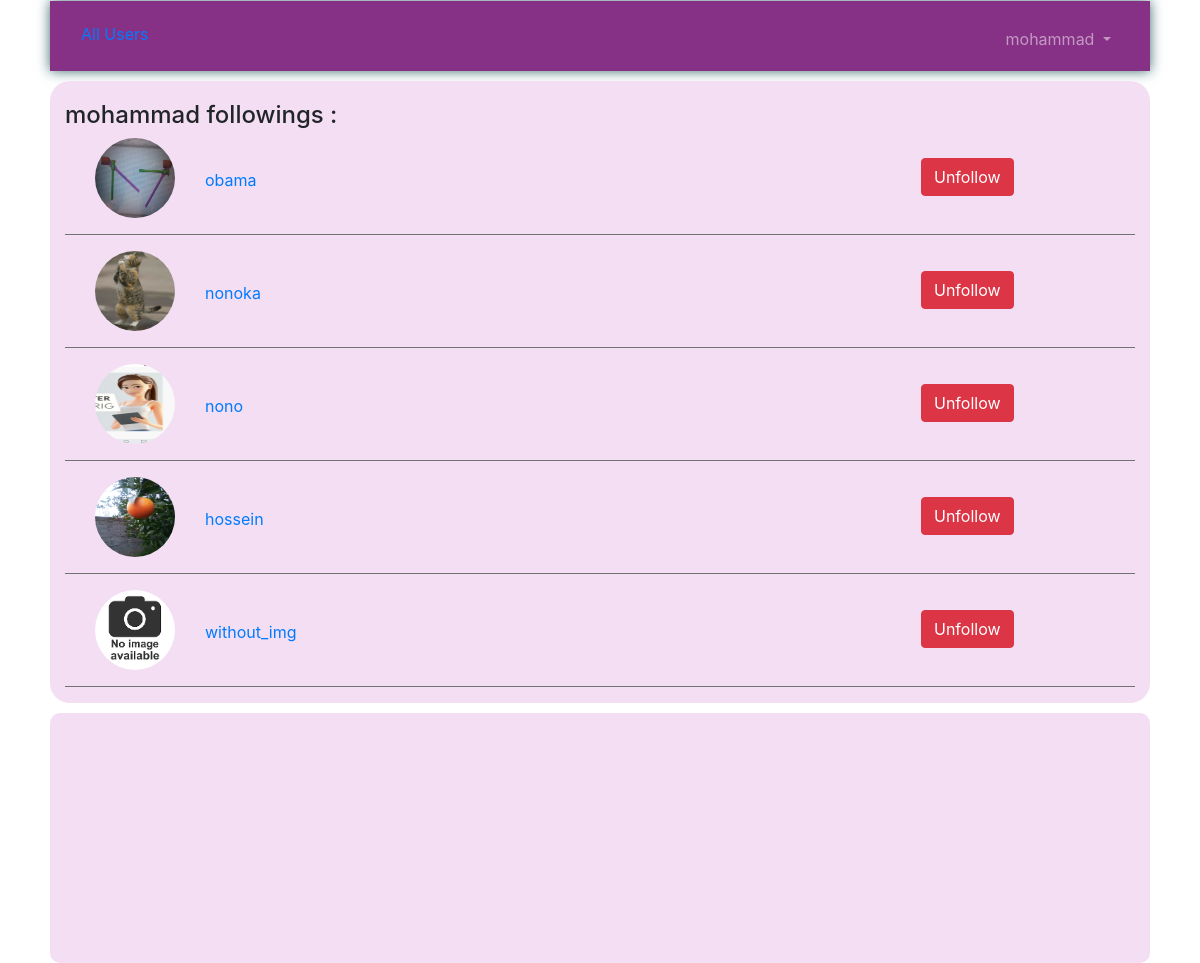
The page /users/followerings/1/following/ (signed in) on the database its author committed.
### account/models.py (models this page shows, shortened)
class UserProf(AbstractUser):
    is_public     = models.BooleanField(default = True)
    prof_image    = models.ImageField(upload_to = 'static/images_prof', default = 'images/image_not_found.jpg')   # if add blank=True and null=True, a checkbox called clear is appear in form.
    biography     = models.TextField()
    last_logedout = models.DateTimeField(blank= True, null = True)
    def get_absolute_url(self):
        return reverse('account:user_profile', args=[self.id])

### account/views.py (the view)
# urls.py: path('followerings/<int:id>/<str:identifier>/', followerings, name='followerings'),
@login_required
def followerings(request, id, identifier=None):
    if request.method=='POST':
        obj = get_object_or_404(UserProf, id=id, is_active=True)
        req = request.POST.get('req')
        if req == 'remove':
            Contact.objects.get(user_from = obj, user_to = request.user).delete()
            return HttpResponseRedirect(reverse('account:followerings', kwargs={'id': request.user.id, 'identifier': 'followers'}))
        elif req == 'unfollow':
            Contact.objects.get(user_from = request.user, user_to = obj).delete()
            return HttpResponseRedirect(reverse('account:followerings', kwargs={'id': request.user.id, 'identifier': 'following'}))
    else:
        obj = UserProf.objects.get(id = id)
        if identifier=='followers':
            return render(request, 'account/followerings.html', {'obj': obj, 'req': 'followers'})
        elif identifier=='following':
            return render(request, 'account/followerings.html', {'obj': obj, 'req': 'following'})

### account/templates/account/followerings.html (shortened to what this page needs)
{% extends 'base.html' %}
{% load static %}
{% block content %}
			<div style="background-color: ; width: 100%; height: auto; margin-top: 20px">
				{% if req == 'following' %}
				<h4>{{obj.username}} followings :</h4>
					{% for req in obj.following.all %}
							<img src="{% if req.prof_image %}{{req.prof_image.url}}{% else %}{% static 'images/image_not_found.jpg' %}{% endif %}"
										style="width: 80px; height: 80px; border-radius: 40px; float: left; margin-left: 30px; ">
							<div style="float: left; width: 20%; background-color: ; margin: 30px auto auto 30px">
								<a href="{{req.get_absolute_url}}" >{{req.username}}</a>
							</div>
							<div style="float: right; width: 20%; background-color: ">
								{% if request.user == obj %}
									<form method="post" action="{% url 'account:followerings' req.id 'unfollow' %}" style="margin-top: 20px">
										<input type="submit" class="btn btn-danger" value="Unfollow" name="rem" >
									</form>
								{% endif %}
							</div>
							<div style="float: left; width: 100%"><hr size=5 noshade></div>
					{% endfor %}
				{% endif %}
			</div>
{% endblock content %}

### new_site_3/templates/navbar.html (shortened to what this page needs)
{% load static %}
{% block script %}
			<link rel="stylesheet" href="{% static 'css/bootstrap.min.css' %}">
{% endblock %}
<nav class="navbar navbar-expand-xl navbar-dark  mb-1" >
				<a href="{% url 'account:users_list' %}"> All Users </a>
				<div class="collapse navbar-collapse" id="navbarCollapse" style="margin-top: 10px">
					{% if user.is_authenticated %}
						<ul class="navbar-nav ml-auto">
							<li class="nav-item">
								<a class="nav-link dropdown-toggle" href="#" id="userMenu" data-toggle="dropdown" aria-haspopup="true" aria-expanded="false">
									{{ user.username }}
								</a>
							</li>
						</ul>
					{% else %}
						<form class="form-inline ml-auto">
							<a id="main" href="{% url 'account:login' %}" style=""> Log In  </a><pre style="margin-top: 30px; color: white; height: 30px"> / </pre><a id="main" href="{% url 'account:register' %}" style="">  Sign up</a>
						</form>
					{% endif %}
				</div>
			</nav>

### rows shown on the page
UserProf: username "mohammad"
UserProf: prof_image (picture), username "obama"
UserProf: prof_image (picture), username "nonoka"
UserProf: prof_image (picture), username "nono"
UserProf: prof_image (picture), username "hossein"
UserProf: username "without_img"
